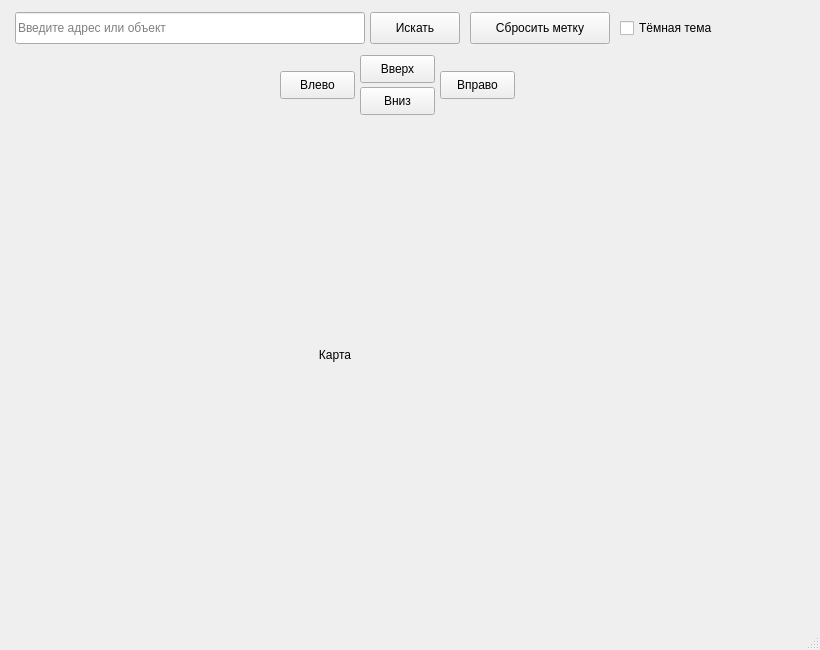
<?xml version="1.0" encoding="UTF-8"?>
<ui version="4.0">
 <class>MainWindow</class>
 <widget class="QMainWindow" name="MainWindow">
  <property name="geometry">
   <rect><x>0</x><y>0</y><width>820</width><height>650</height></rect>
  </property>
  <property name="windowTitle">
   <string>Карта с поиском</string>
  </property>
  <widget class="QWidget" name="centralwidget">
   <widget class="QLabel" name="g_map">
    <property name="geometry">
     <rect><x>10</x><y>130</y><width>650</width><height>450</height></rect>
    </property>
    <property name="text">
     <string>Карта</string>
    </property>
    <property name="alignment">
     <set>Qt::AlignCenter</set>
    </property>
    <property name="objectName">
     <string>g_map</string>
    </property>
   </widget>

   <widget class="QLineEdit" name="searchInput">
    <property name="geometry">
     <rect><x>15</x><y>12</y><width>350</width><height>32</height></rect>
    </property>
    <property name="placeholderText">
     <string>Введите адрес или объект</string>
    </property>
   </widget>

   <widget class="QPushButton" name="searchBtn">
    <property name="geometry">
     <rect><x>370</x><y>12</y><width>90</width><height>32</height></rect>
    </property>
    <property name="text">
     <string>Искать</string>
    </property>
   </widget>

   <!-- 🔹 Новая кнопка сброса поискового результата -->
   <widget class="QPushButton" name="resetSearchBtn">
    <property name="geometry">
     <rect><x>470</x><y>12</y><width>140</width><height>32</height></rect>
    </property>
    <property name="text">
     <string>Сбросить метку</string>
    </property>
    <property name="toolTip">
     <string>Удалить метку найденного объекта</string>
    </property>
   </widget>

   <widget class="QPushButton" name="PgUp">
    <property name="geometry">
     <rect><x>360</x><y>55</y><width>75</width><height>28</height></rect>
    </property>
    <property name="text">
     <string>Вверх</string>
    </property>
   </widget>
   <widget class="QPushButton" name="PgDown">
    <property name="geometry">
     <rect><x>360</x><y>87</y><width>75</width><height>28</height></rect>
    </property>
    <property name="text">
     <string>Вниз</string>
    </property>
   </widget>
   <widget class="QPushButton" name="PgRight">
    <property name="geometry">
     <rect><x>440</x><y>71</y><width>75</width><height>28</height></rect>
    </property>
    <property name="text">
     <string>Вправо</string>
    </property>
   </widget>
   <widget class="QPushButton" name="PgLeft">
    <property name="geometry">
     <rect><x>280</x><y>71</y><width>75</width><height>28</height></rect>
    </property>
    <property name="text">
     <string>Влево</string>
    </property>
   </widget>

   <widget class="QCheckBox" name="themeToggle">
    <property name="geometry">
     <rect><x>620</x><y>12</y><width>140</width><height>32</height></rect>
    </property>
    <property name="text">
     <string>Тёмная тема</string>
    </property>
   </widget>
  </widget>
  <widget class="QMenuBar" name="menubar"/>
  <widget class="QStatusBar" name="statusbar"/>
 </widget>
 <resources/>
 <connections/>
</ui>
